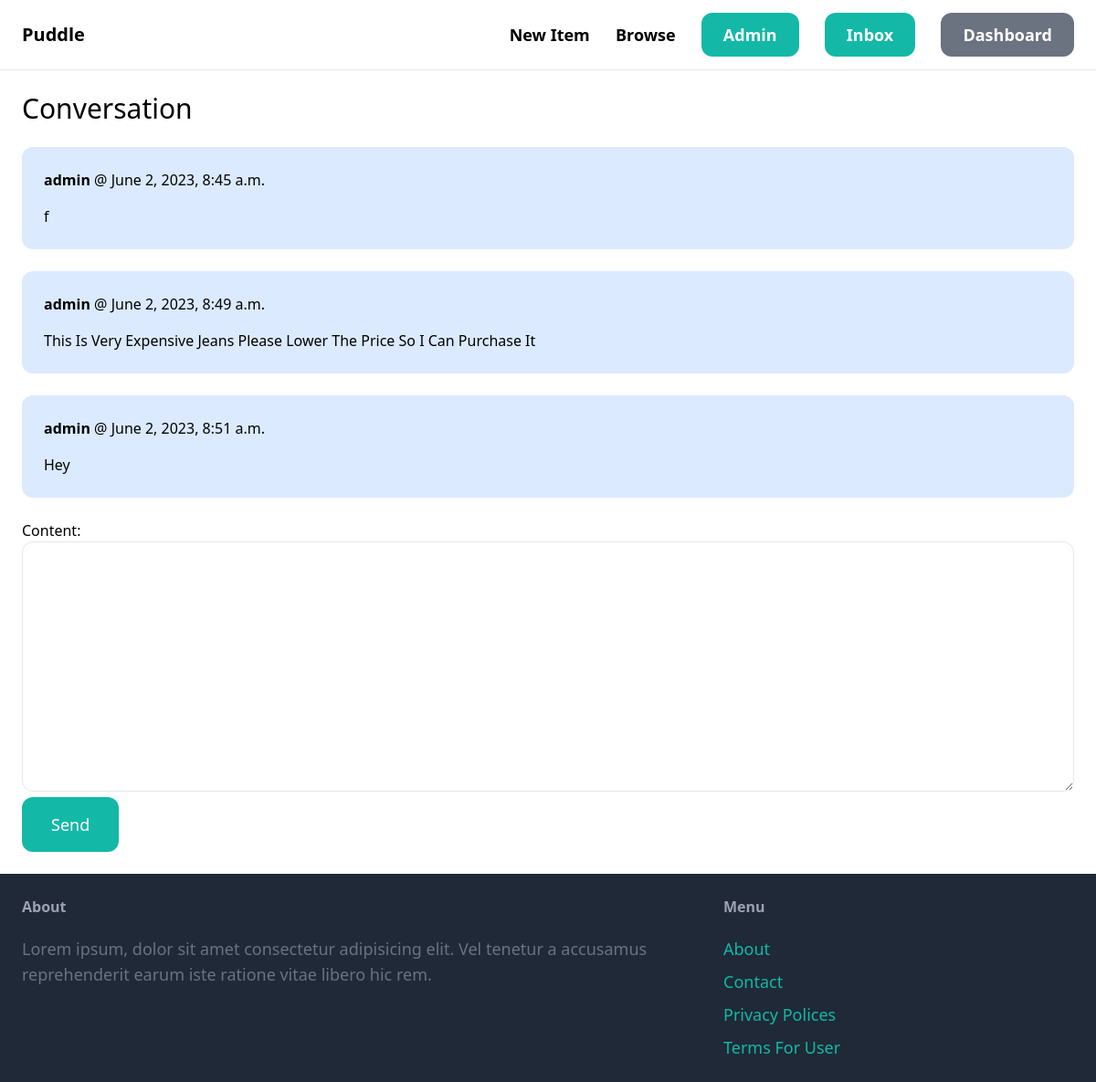
The app's page /conversation/1/ (signed in) with its own data.
### conversation/models.py (models this page shows)
class ConversationMessage(models.Model):
    conversation = models.ForeignKey(Conversation, related_name='messages', on_delete=models.CASCADE)
    content = models.TextField()
    created_at = models.DateTimeField(auto_now_add=True)
    created_by = models.ForeignKey(User, related_name="created_message", on_delete=models.CASCADE)

### conversation/views.py (the view)
# urls.py: path('<int:pk>/', views.detail, name='detail'),
@login_required
def detail(request, pk):
    conversation = Conversation.objects.filter(members__in=[request.user.id]).get(pk=pk)
    if request.method == 'POST':
        form = ConversationMessageForm(request.POST)
        if form.is_valid():
            conversation_message = form.save(commit=False)
            conversation_message.conversation = conversation
            conversation_message.created_by = request.user
            conversation_message.save()
            conversation.save()
            return redirect('conversation:detail', pk=pk)
    else:
        form = ConversationMessageForm()
    return render(request, 'conversation/detail.html', {
        'conversation': conversation,
        'form': form
    })

### conversation/forms.py
class ConversationMessageForm(forms.ModelForm):
    class Meta:
        model = ConversationMessage
        fields = ('content',)
        widgets = {
            'content': forms.Textarea(attrs={
                'class': 'w-full py-4 px-6 rounded-xl border'
            })
        }

### conversation/templates/conversation/detail.html (shortened to what this page needs)
{% extends 'core/base.html' %}
{% block content %}
<h1 class="mb-6 text-3xl">Conversation</h1>
<div class="space-y-6">
    {% for message in conversation.messages.all %}
        <div class="p-6 flex {% if message.created_by == request.user %}bg-blue-100{% else %}bg-gray-100{% endif %} rounded-xl">
            <div>
                <p class="mb-4"><strong>{{ message.created_by.username }}</strong> @ {{ message.created_at }}</p>
                <p>{{ message.content }}</p>
            </div>
        </div>
    {% endfor %}
</div>
<form method="post" action="." class="mt-6">
    {{ form.as_p }}
    <button class="py-4 px-8 text-lg bg-teal-500 hover:bg-teal-700 rounded-xl text-white">Send</button>
</form>
{% endblock %}

### records on screen
ConversationMessage: created_by.username "admin", created_at "June 2, 2023, 8:45 a.m.", content "f"
ConversationMessage: created_by.username "admin", created_at "June 2, 2023, 8:49 a.m.", content "This Is Very Expensive Jeans Please Lower The Price So I Can Purchase It"
ConversationMessage: created_by.username "admin", created_at "June 2, 2023, 8:51 a.m.", content "Hey"
